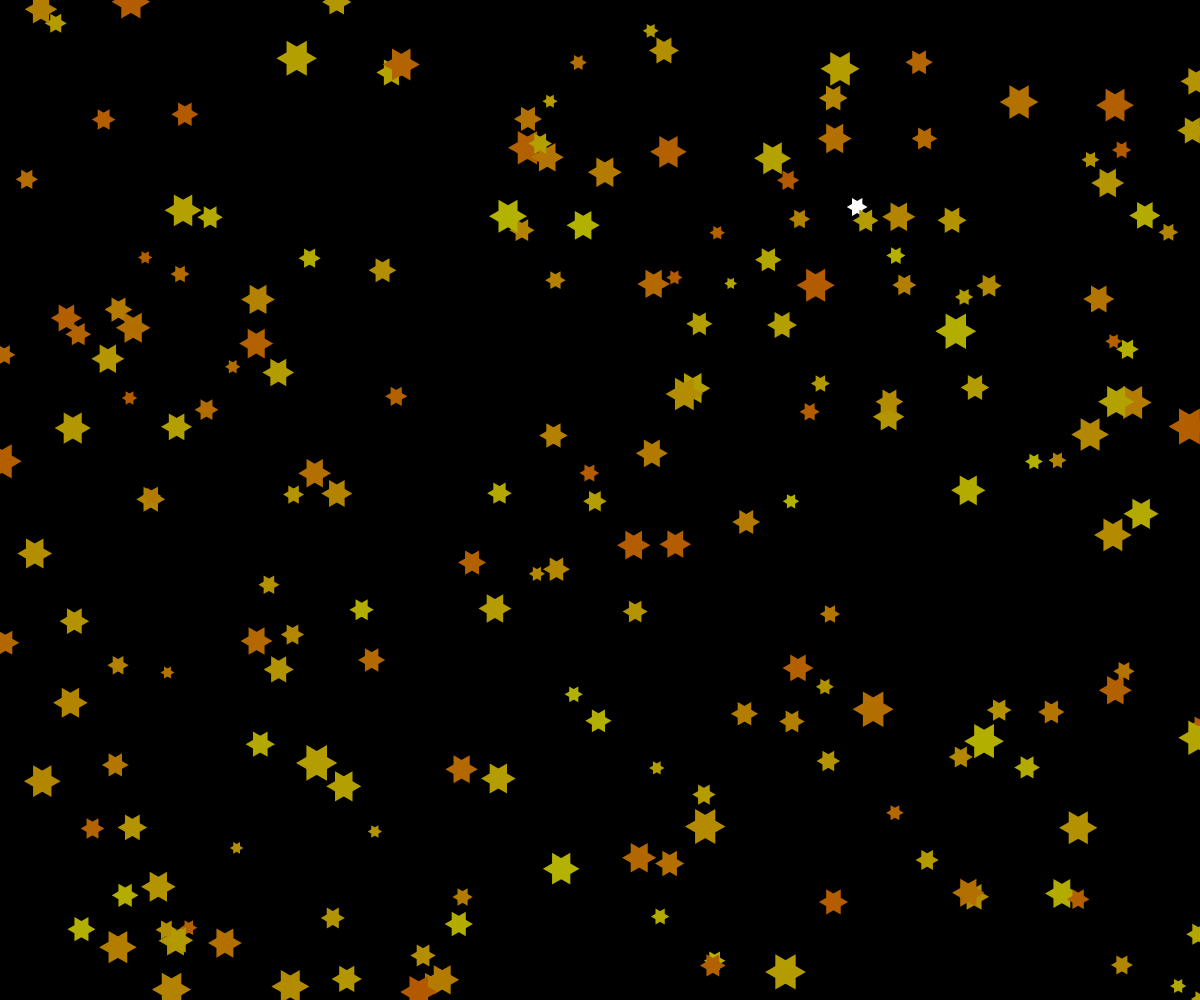
Frame 1 (no input)
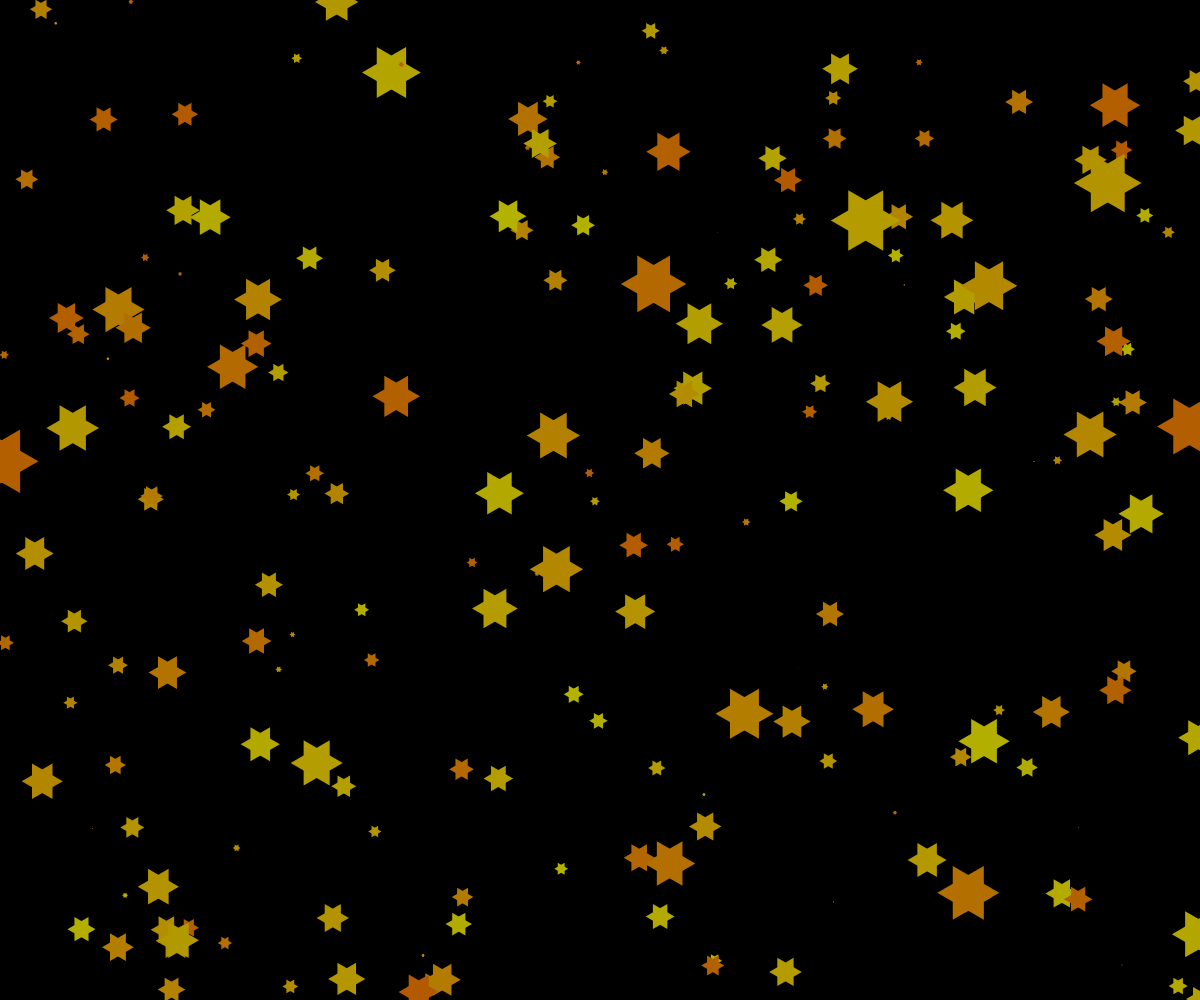
Frame 60 (no input)
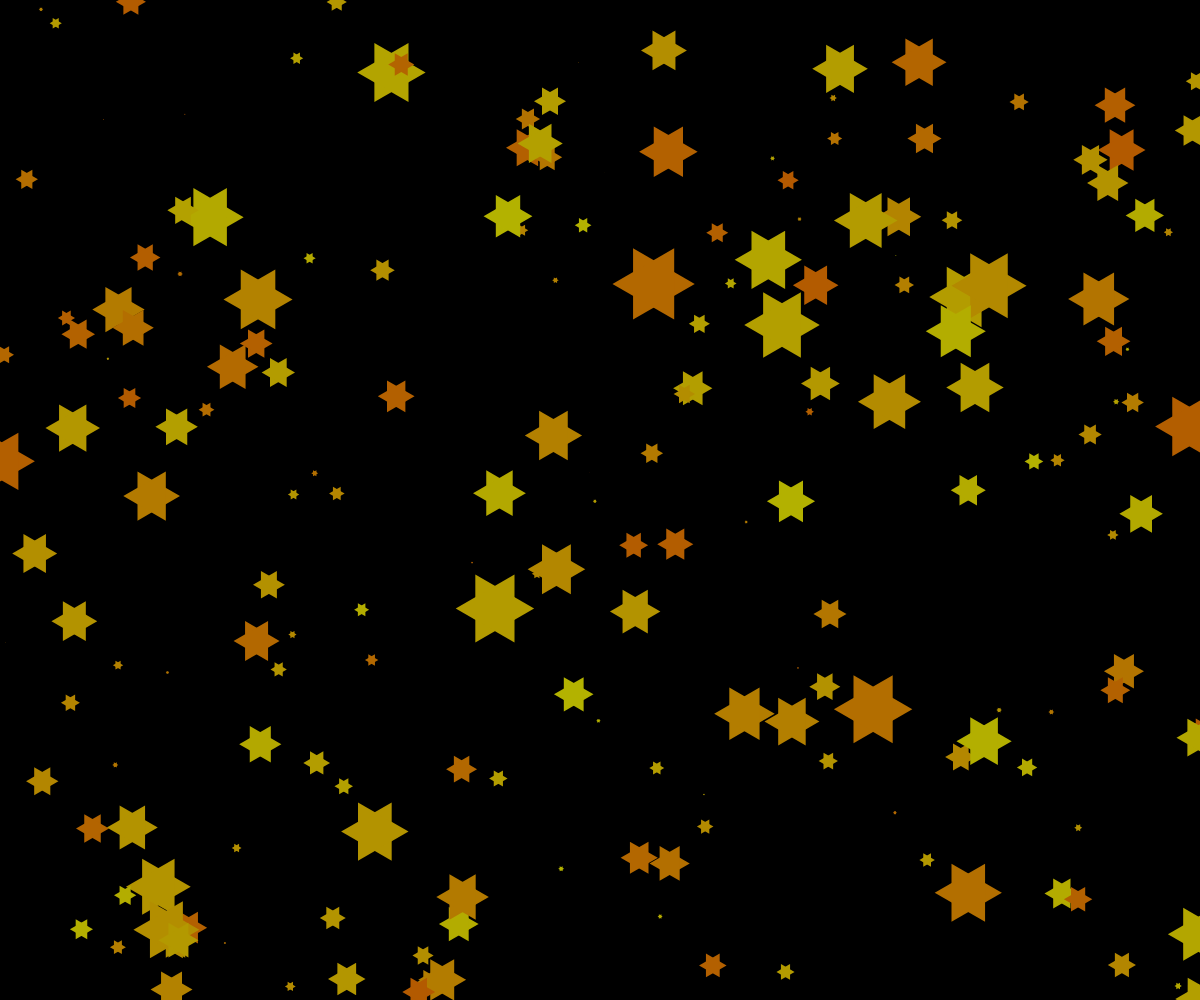
Frame 120 (the mouse pressed at the canvas centre since frame 60)

The p5.js sketch that drew these frames (run headless with seeded random() and noise() and a simulated clock; from frame 60 on, the mouse is pressed at the canvas centre):

// p5.js sketch
// ── sketch.js
let stars = [];

function setup() {
	createCanvas(windowWidth, windowHeight);
  colorMode(HSB);
	noStroke();

	for (let i = 0; i < 200; i = i + 1) {
		let inix = random(0, width); //this refers to the obj
		let iniy = random(0, height);
		let inih = random(30, 60)
		let inid = random(8, 20)
		stars[i] = new star(inix, iniy, inih, inid); //make an obj based on the class(blueprint) defined 
	}
}

function draw() {
	background(0);

	for (let i = 0; i < stars.length; i = i + 1) {
		stars[i].update();
	}

}

class star { //class ~ blueprint
	constructor(inix, iniy, inih, inid) {
		this.x = inix;
		this.y = iniy;
		this.h = inih;
		this.d = inid;

		return this;
	}
	update() {
		this.d = this.d + random(-2, 2);
		triangle(this.d * cos(0) + this.x,
			this.d * sin(0) + this.y,
			this.d * cos((1 / 3) * (2 * PI)) + this.x,
			this.d * sin((1 / 3) * (2 * PI)) + this.y,
			this.d * cos((2 / 3) * (2 * PI)) + this.x,
			this.d * sin((2 / 3) * (2 * PI)) + this.y);
		triangle(this.d * cos(1 / 2 * (2 * PI)) + this.x,
			this.d * sin(1 / 2 * (2 * PI)) + this.y,
			this.d * cos((1 / 3) * (1 * PI)) + this.x,
			this.d * sin((1 / 3) * (1 * PI)) + this.y,
			this.d * cos((5 / 3) * (1 * PI)) + this.x,
			this.d * sin((5 / 3) * (1 * PI)) + this.y);
		fill(this.h, 100, 70);
	}
}
//no "function" xx function() in class
//"update"




//or stars = new star(100,100)
//constructor(x,u)//
//this.x = x
//


//array
//in function setup
//for(let i = o, i<1000; i= i+1){
//stars[i] = new star(i,200)}
//in function draw
//for (let i = 0, i<cats.length;i = i+1){
//stars[i].upcate();}
